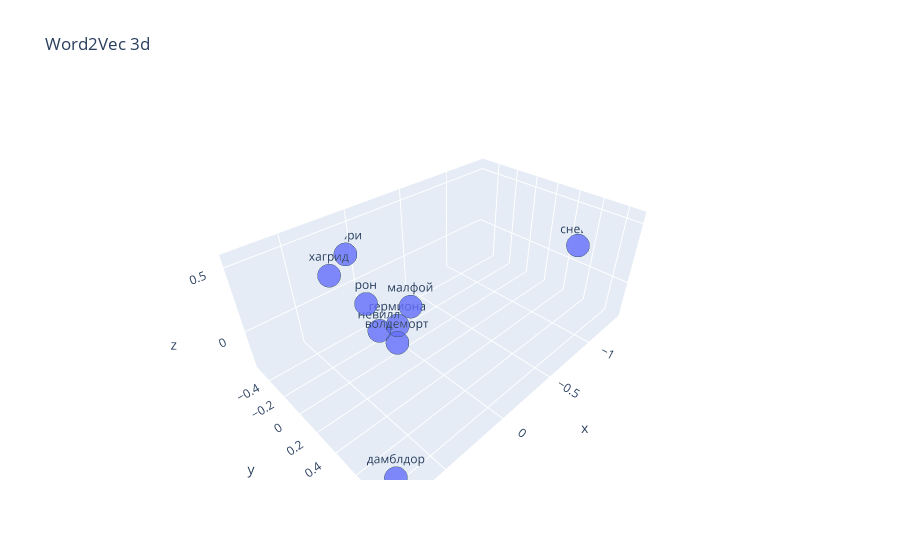

Notebook code cell kept with this figure:
### Code cell
character_words = [
    'гарри', 'гермиона', 'рон', 'дамблдор', 'волдеморт',
    'снейп', 'малфой', 'хагрид', 'невилл', 'луна'
]
interactive_plotly_visualization(model, character_words)

### Figure 1 — Plotly figure (JSON) as saved in the notebook; plotly's stock layout.template omitted (floating-point values rounded to 4 significant figures)
{"data": [{"hovertemplate": "<b>%{hovertext}</b><br><br>x=%{x}<br>y=%{y}<br>z=%{z}<br>word=%{text}<extra></extra>", "hovertext": ["гарри", "гермиона", "рон", "дамблдор", "волдеморт", "снейп", "малфой", "хагрид", "невилл"], "legendgroup": "", "marker": {"color": "#636efa", "line": {"color": "DarkSlateGrey", "width": 2}, "opacity": 0.8, "size": 8, "symbol": "circle"}, "mode": "markers+text", "name": "", "scene": "scene", "showlegend": false, "text": ["гарри", "гермиона", "рон", "дамблдор", "волдеморт", "снейп", "малфой", "хагрид", "невилл"], "textposition": "top center", "type": "scatter3d", "x": [0.072, -0.08958, 0.1534, 0.8045, 0.07767, -1.384, -0.1967, 0.5194, 0.04315], "y": [-0.5398, -0.2042, -0.2225, 0.8789, 0.0009384, 0.4946, -0.1652, 0.021, -0.2639], "z": [0.2769, -0.285, 0.04207, -0.115, -0.228, 0.1801, -0.1392, 0.5638, -0.2956]}], "layout": {"legend": {"tracegroupgap": 0}, "scene": {"domain": {"x": [0, 1], "y": [0, 1]}, "xaxis": {"title": {"text": "x"}}, "yaxis": {"title": {"text": "y"}}, "zaxis": {"title": {"text": "z"}}}, "title": {"text": "Word2Vec 3d"}}}
